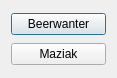
<?xml version="1.0" encoding="UTF-8"?>
<ui version="4.0">
 <class>Dialog</class>
 <widget class="QDialog" name="Dialog">
  <property name="geometry">
   <rect>
    <x>0</x>
    <y>0</y>
    <width>117</width>
    <height>78</height>
   </rect>
  </property>
  <property name="windowTitle">
   <string>Dialog</string>
  </property>
  <layout class="QVBoxLayout" name="verticalLayout">
   <item>
    <widget class="QPushButton" name="button1">
     <property name="text">
      <string>Beerwanter</string>
     </property>
    </widget>
   </item>
   <item>
    <widget class="QPushButton" name="button2">
     <property name="text">
      <string>Maziak</string>
     </property>
    </widget>
   </item>
  </layout>
 </widget>
 <layoutdefault spacing="6" margin="11"/>
 <resources/>
 <connections/>
</ui>
